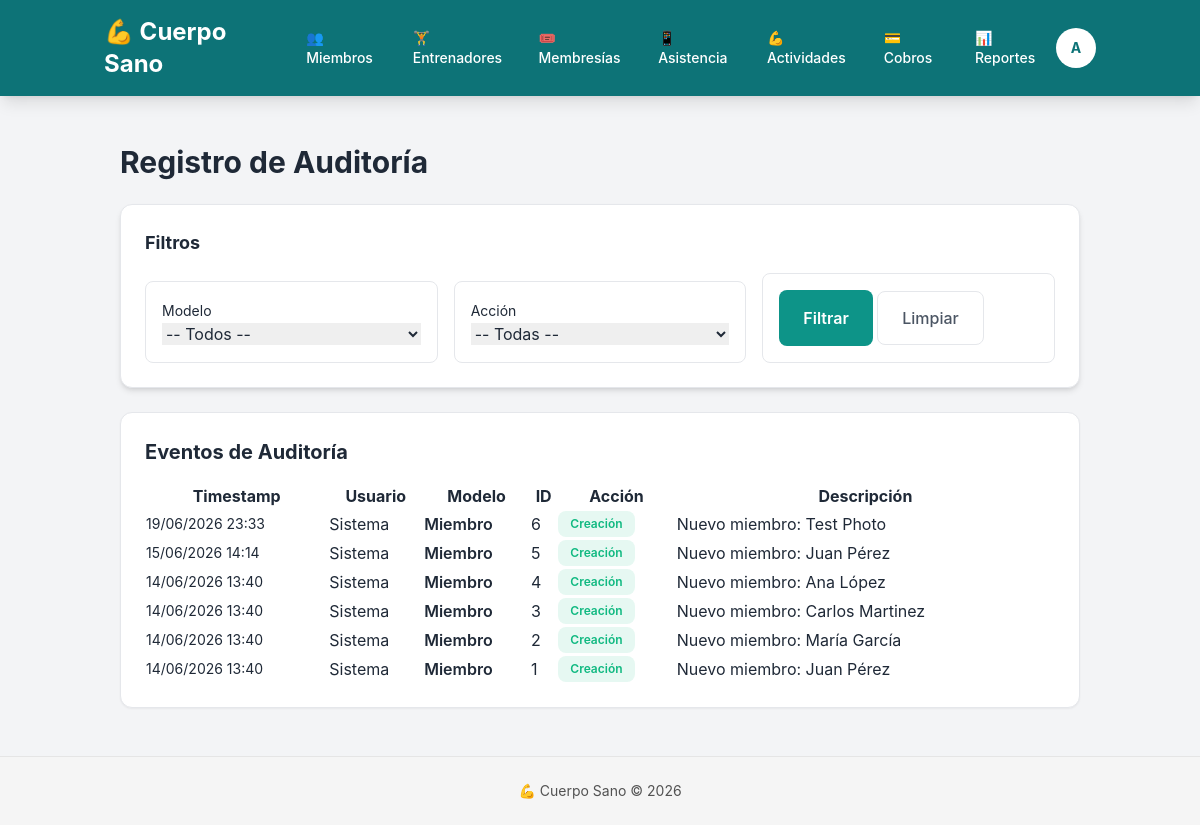
Screenshot of /historial/auditlog/ (signed in) with the database file from the repository.
### historial/models.py (models this page shows, shortened)
class AuditLog(models.Model):
    ACCION_CHOICES = [
        ('CREATE', 'Creación'),
        ('UPDATE', 'Actualización'),
        ('DELETE', 'Eliminación'),
    ]
    modelo = models.CharField(max_length=50)  # Ej: 'Miembro', 'Cobro'
    id_objeto = models.IntegerField()  # ID del objeto auditado
    accion = models.CharField(max_length=10, choices=ACCION_CHOICES)
    usuario = models.ForeignKey(User, on_delete=models.SET_NULL, null=True, blank=True)
    timestamp = models.DateTimeField(auto_now_add=True)
    cambios = models.JSONField(default=dict, blank=True)  # {campo: {anterior: X, nuevo: Y}}
    descripcion = models.TextField(blank=True)
    class Meta:
        ordering = ['-timestamp']
        verbose_name_plural = 'Auditoría'
        indexes = [
            models.Index(fields=['modelo', 'id_objeto']),
            models.Index(fields=['-timestamp']),
            models.Index(fields=['usuario']),
        ]

### historial/views.py (the view)
# urls.py: path('auditlog/', views.lista_auditlog, name='auditlog'),
@login_required
def lista_auditlog(request):
    logs = AuditLog.objects.all().order_by('-timestamp')
    filtro_modelo = request.GET.get('modelo', '')
    filtro_accion = request.GET.get('accion', '')
    if filtro_modelo:
        logs = logs.filter(modelo=filtro_modelo)
    if filtro_accion:
        logs = logs.filter(accion=filtro_accion)
    modelos_unicos = AuditLog.objects.values_list('modelo', flat=True).distinct()
    return render(request, 'historial/auditlog.html', {
        'logs': logs,
        'modelos': modelos_unicos,
        'filtro_modelo': filtro_modelo,
        'filtro_accion': filtro_accion,
    })

### miembros/templatetags/custom_tags.py (called while the page is built)
@register.filter
def has_group(user, group_name):
    return user.groups.filter(name=group_name).exists()

### historial/templates/historial/auditlog.html (shortened to what this page needs)
{% extends "base.html" %}
{% block content %}
<div class="container mx-auto p-4">
    <h1 class="text-3xl font-bold mb-6">Registro de Auditoría</h1>
    <div class="card bg-base-100 shadow-md mb-6">
        <div class="card-body">
            <h2 class="card-title text-lg mb-4">Filtros</h2>
            <form method="get" class="grid grid-cols-1 md:grid-cols-3 gap-4 items-end">
                <div class="form-control">
                    <label class="label">
                        <span class="label-text text-sm">Modelo</span>
                    </label>
                    <select name="modelo" class="select select-bordered w-full">
                        <option value="">-- Todos --</option>
                    </select>
                </div>
                <div class="form-control">
                    <label class="label">
                        <span class="label-text text-sm">Acción</span>
                    </label>
                    <select name="accion" class="select select-bordered w-full">
                        <option value="">-- Todas --</option>
                    </select>
                </div>
                <div class="form-control md:flex-row gap-2 justify-end">
                    <button type="submit" class="btn btn-primary btn-sm">Filtrar</button>
                    <a href="{% url 'historial:auditlog' %}" class="btn btn-ghost btn-sm">Limpiar</a>
                </div>
            </form>
        </div>
    </div>
    <div class="card">
        <div class="card-body">
            <h2 class="card-title mb-4">Eventos de Auditoría</h2>
            {% if logs %}
                <div class="overflow-x-auto">
                    <table class="table table-zebra w-full">
                        <thead>
                            <tr>
                                <th>Timestamp</th>
                                <th>Usuario</th>
                                <th>Modelo</th>
                                <th>ID</th>
                                <th>Acción</th>
                                <th>Descripción</th>
                            </tr>
                        </thead>
                        <tbody>
                            {% for log in logs %}
                                <tr>
                                    <td class="text-sm">{{ log.timestamp|date:"d/m/Y H:i" }}</td>
                                    <td>{{ log.usuario|default:"Sistema" }}</td>
                                    <td class="font-semibold">{{ log.modelo }}</td>
                                    <td>
                                        {% if log.modelo == 'Miembro' %}
                                            <a href="{% url 'miembros:detalle' log.id_objeto %}" class="link link-primary">{{ log.id_objeto }}</a>
                                        {% elif log.modelo == 'Cobro' %}
                                            <a href="{% url 'cobros:detalle' log.id_objeto %}" class="link link-primary">{{ log.id_objeto }}</a>
                                        {% else %}
                                            {{ log.id_objeto }}
                                        {% endif %}
                                    </td>
                                    <td>
                                        {% if log.accion == 'CREATE' %}
                                            <span class="badge badge-success">{{ log.get_accion_display }}</span>
                                        {% elif log.accion == 'UPDATE' %}
                                            <span class="badge badge-info">{{ log.get_accion_display }}</span>
                                        {% else %}
                                            <span class="badge badge-danger">{{ log.get_accion_display }}</span>
                                        {% endif %}
                                    </td>
                                    <td>{{ log.descripcion }}</td>
                                </tr>
                            {% endfor %}
                        </tbody>
                    </table>
                </div>
            {% else %}
                <div class="alert alert-info">
                    <p>No hay eventos de auditoría para los filtros seleccionados.</p>
                </div>
            {% endif %}
        </div>
    </div>
</div>
{% endblock %}

### templates/base.html (shortened to what this page needs)
{% load custom_tags %}{% load static %}<!DOCTYPE html>
<html lang="es">
<head>
    <script src="https://cdn.tailwindcss.com"></script>
    <link rel="stylesheet" href="{% static 'css/design-system.css' %}">
</head>
<body>
    <div class="min-h-screen flex flex-col">
        {% if user.is_authenticated %}
        <nav class="bg-primary shadow-lg text-white">
            <div class="container mx-auto px-4 py-4 flex items-center justify-between">
                <div class="flex items-center gap-6">
                    <a href="/" class="text-2xl font-bold text-white hover:opacity-90 transition">
                        💪 Cuerpo Sano
                    </a>
                    {% if user.groups.all|length > 0 %}
                        <div class="hidden md:flex gap-2">
                            {% if user|has_group:"Admin" %}
                                <a href="{% url 'miembros:lista' %}" class="px-3 py-2 rounded-md text-sm hover:bg-primary-dark transition">👥 Miembros</a>
                                <a href="{% url 'entrenadores:lista' %}" class="px-3 py-2 rounded-md text-sm hover:bg-primary-dark transition">🏋️ Entrenadores</a>
                                <a href="{% url 'membresias:lista_tipos' %}" class="px-3 py-2 rounded-md text-sm hover:bg-primary-dark transition">🎟️ Membresías</a>
                                <a href="{% url 'asistencia:biometrico' %}" class="px-3 py-2 rounded-md text-sm hover:bg-primary-dark transition">📱 Asistencia</a>
                                <a href="{% url 'actividades:lista' %}" class="px-3 py-2 rounded-md text-sm hover:bg-primary-dark transition">💪 Actividades</a>
                                <a href="{% url 'cobros:lista' %}" class="px-3 py-2 rounded-md text-sm hover:bg-primary-dark transition">💳 Cobros</a>
                                <a href="{% url 'reportes:asistencias' %}" class="px-3 py-2 rounded-md text-sm hover:bg-primary-dark transition">📊 Reportes</a>
                            {% elif user|has_group:"Entrenador" %}
                                <a href="{% url 'entrenadores:asistencia' %}" class="px-3 py-2 rounded-md text-sm hover:bg-primary-dark transition">📋 Mi Asistencia</a>
                                <a href="{% url 'actividades:lista' %}" class="px-3 py-2 rounded-md text-sm hover:bg-primary-dark transition">🏋️ Actividades</a>
                            {% elif user|has_group:"Miembro" %}
                                <a href="{% url 'asistencia:mi_asistencia' %}" class="px-3 py-2 rounded-md text-sm hover:bg-primary-dark transition">📱 Mi Asistencia</a>
                                <a href="{% url 'actividades:lista' %}" class="px-3 py-2 rounded-md text-sm hover:bg-primary-dark transition">🏋️ Actividades</a>
                            {% endif %}
                        </div>
                    {% endif %}
                </div>
                <div class="flex items-center gap-4">
                    <div class="relative" data-dropdown-container>
                        <button id="dropdown-btn" class="w-10 h-10 rounded-full bg-white text-primary font-bold text-center text-sm hover:opacity-90 transition cursor-pointer">
                            {{ user.username|first|upper }}
                        </button>
                    </div>
                </div>
            </div>
        </nav>
        {% endif %}
        <main class="flex-1 container mx-auto px-4 py-8">
            {% block content %}{% endblock %}
        </main>
        <footer class="bg-neutral-100 text-center py-6 text-sm text-neutral-600 border-t border-neutral-200">
            <p>💪 Cuerpo Sano &copy; 2026</p>
        </footer>
    </div>
</body>
</html>

### static/css/design-system.css (style rules this page uses)
:root { --primary: #0D9488; --primary-dark: #0D7377; --primary-light: #14B8A6; --success: #10B981; --warning: #F59E0B; --danger: #EF4444; --info: #3B82F6; --dark: #1F2937; --dark-secondary: #4B5563; --light: #F3F4F6; --light-secondary: #E5E7EB; --gray: #9CA3AF; --spacing-xs: 0.25rem; --spacing-sm: 0.5rem; --spacing-md: 1rem; --spacing-lg: 1.5rem; --spacing-xl: 2rem; --spacing-2xl: 3rem; --radius-sm: 0.375rem; --radius-md: 0.5rem; --radius-lg: 0.75rem; --radius-xl: 1rem; --shadow-sm: 0 1px 2px 0 rgba(0, 0, 0, 0.05); --shadow-md: 0 4px 6px -1px rgba(0, 0, 0, 0.1); --shadow-lg: 0 10px 15px -3px rgba(0, 0, 0, 0.1); --shadow-xl: 0 20px 25px -5px rgba(0, 0, 0, 0.1); }
body { background-color: var(--light); color: var(--dark); font-family: -apple-system, BlinkMacSystemFont, 'Segoe UI', Roboto, 'Helvetica Neue', Arial, sans-serif; }
.btn-primary { background-color: var(--primary); color: white; padding: var(--spacing-md) var(--spacing-lg); border-radius: var(--radius-md); border: none; font-weight: 600; cursor: pointer; transition: background-color 0.2s ease; }
.btn-ghost { background-color: transparent; color: var(--dark-secondary); padding: var(--spacing-md) var(--spacing-lg); border-radius: var(--radius-md); border: 1px solid var(--light-secondary); font-weight: 500; cursor: pointer; transition: all 0.2s ease; }
.card { background-color: white; border: 1px solid #E5E7EB; border-radius: var(--radius-lg); padding: var(--spacing-lg); box-shadow: var(--shadow-sm); transition: box-shadow 0.2s ease; }
.card-title { font-size: 1.25rem; font-weight: 700; color: var(--dark); margin-bottom: var(--spacing-md); }
.card-body { padding: 0; }
.badge { display: inline-block; padding: 0.25rem 0.75rem; border-radius: var(--radius-md); font-size: 0.75rem; font-weight: 600; }
.badge-success { background-color: rgba(16, 185, 129, 0.1); color: var(--success); }
.form-control { width: 100%; padding: var(--spacing-md); border: 1px solid var(--light-secondary); border-radius: var(--radius-md); font-size: 1rem; transition: border-color 0.2s ease; }
.text-primary { color: var(--primary); }
.text-sm { font-size: 0.875rem; }
.text-lg { font-size: 1.125rem; }
.font-bold { font-weight: 700; }
.font-semibold { font-weight: 600; }
.shadow-lg { box-shadow: var(--shadow-lg); }

### templates/base.html (style rules this page uses)
nav { background-color: #0D7377 !important; box-shadow: 0 2px 8px rgba(0, 0, 0, 0.15); }
nav a, nav button { color: #ffffff !important; font-weight: 500; transition: all 0.2s ease; }
nav button { background-color: #ffffff !important; color: #0D7377 !important; }

### rows the page displays
AuditLog: timestamp "19/06/2026 23:33", usuario "Sistema", modelo "Miembro", id_objeto "6", accion "Creación", descripcion "Nuevo miembro: Test Photo"
AuditLog: timestamp "15/06/2026 14:14", usuario "Sistema", modelo "Miembro", id_objeto "5", accion "Creación", descripcion "Nuevo miembro: Juan Pérez"
AuditLog: timestamp "14/06/2026 13:40", usuario "Sistema", modelo "Miembro", id_objeto "4", accion "Creación", descripcion "Nuevo miembro: Ana López"
AuditLog: timestamp "14/06/2026 13:40", usuario "Sistema", modelo "Miembro", id_objeto "3", accion "Creación", descripcion "Nuevo miembro: Carlos Martinez"
AuditLog: timestamp "14/06/2026 13:40", usuario "Sistema", modelo "Miembro", id_objeto "2", accion "Creación", descripcion "Nuevo miembro: María García"
AuditLog: timestamp "14/06/2026 13:40", usuario "Sistema", modelo "Miembro", id_objeto "1", accion "Creación", descripcion "Nuevo miembro: Juan Pérez"

### other values shown
{{ user.username|first|upper }} "A"
